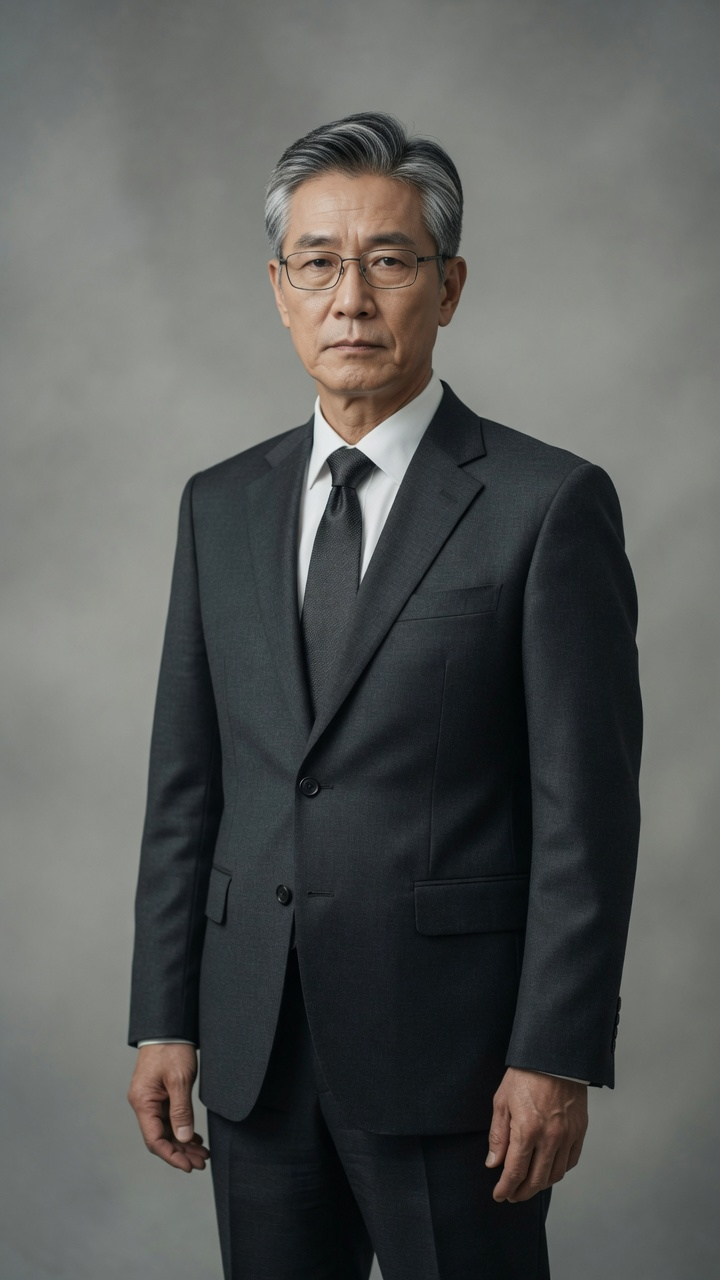
#> input picture assets/characters/clausula_hielo/attorney_oh_base.jpg, 720 x 1280 px
$ python make_contact_sheets.py ../../../../assets/characters/clausula_hielo
#> lines starting #> are read from the running program, lines starting #| are printed output that depends on the picture
#!/usr/bin/env python3
"""Create labelled JPG contact sheets and a machine-readable JSON index.

The utility is intentionally static: it does not create HTML or start a server.
Every source image is fitted inside a 9:16 thumbnail area without stretching.
"""

from __future__ import annotations

import argparse
import json
import math
import re
import sys
from pathlib import Path
from typing import Any

try:
    from PIL import Image, ImageDraw, ImageFont, ImageOps, UnidentifiedImageError
except ImportError as exc:  # pragma: no cover - depends on the host environment
    raise SystemExit(
        "Error: Pillow is required. Install it with: python -m pip install Pillow"
    ) from exc


IMAGE_EXTENSIONS = {".jpg", ".jpeg", ".png", ".webp", ".bmp", ".tif", ".tiff"}
THUMB_WIDTH = 540
THUMB_HEIGHT = 960  # Exact 9:16 frame.
LABEL_HEIGHT = 64
MARGIN = 32
GAP = 24
SHEET_PATTERN = "contact_sheet_{number:03d}.jpg"
INDEX_FILENAME = "contact_sheets_index.json"


def natural_key(path: Path) -> list[tuple[int, Any]]:
    """Return a stable natural-sort key (scene_06, scene_06a, scene_07)."""

    parts = re.split(r"(\d+)", path.name.casefold())
    return [(0, int(part)) if part.isdigit() else (1, part) for part in parts]


def find_font(size: int) -> ImageFont.ImageFont:
    """Use a readable system font when available, with a Pillow fallback."""
#> called with size = 30

    candidates = (
        Path("C:/Windows/Fonts/arial.ttf"),
        Path("C:/Windows/Fonts/segoeui.ttf"),
        Path("/usr/share/fonts/truetype/dejavu/DejaVuSans.ttf"),
        Path("/usr/share/fonts/dejavu/DejaVuSans.ttf"),
    )
    for candidate in candidates:
        if candidate.is_file():
            try:
                return ImageFont.truetype(str(candidate), size=size)
            except OSError:
                continue
    return ImageFont.load_default()


def fit_into_vertical_frame(image: Image.Image) -> tuple[Image.Image, tuple[int, int]]:
    """Fit an image into an exact 9:16 frame without cropping or distortion."""

    converted = ImageOps.exif_transpose(image).convert("RGB")
    fitted = ImageOps.contain(
        converted,
        (THUMB_WIDTH, THUMB_HEIGHT),
        method=Image.Resampling.LANCZOS,
    )
    frame = Image.new("RGB", (THUMB_WIDTH, THUMB_HEIGHT), (18, 18, 21))
    offset = (
        (THUMB_WIDTH - fitted.width) // 2,
        (THUMB_HEIGHT - fitted.height) // 2,
    )
    frame.paste(fitted, offset)
    return frame, offset


def parse_args(argv: list[str] | None = None) -> argparse.Namespace:
    parser = argparse.ArgumentParser(
        description=(
            "Create high-resolution JPG contact sheets from an image directory, "
            "plus a JSON index. Images are naturally sorted and never stretched."
        )
    )
    parser.add_argument(
        "images_dir",
        type=Path,
        help="Directory containing the source images (files are read non-recursively).",
    )
    parser.add_argument(
        "--output-dir",
        type=Path,
        default=None,
        help="Destination directory (default: <images_dir>/contact_sheets).",
    )
    parser.add_argument(
        "--columns",
        type=int,
        default=3,
        help="Number of tile columns per sheet (default: 3).",
    )
    parser.add_argument(
        "--max-per-sheet",
        type=int,
        default=12,
        help="Maximum number of images per sheet (default: 12).",
    )
    parser.add_argument(
        "--quality",
        type=int,
        default=92,
        help="JPEG quality from 1 to 100 (default: 92).",
    )
    args = parser.parse_args(argv)

    if args.columns < 1:
        parser.error("--columns must be at least 1")
    if args.max_per_sheet < 1:
        parser.error("--max-per-sheet must be at least 1")
    if args.columns > args.max_per_sheet:
        parser.error("--columns cannot exceed --max-per-sheet")
    if not 1 <= args.quality <= 100:
        parser.error("--quality must be between 1 and 100")
    return args


def list_images(images_dir: Path) -> list[Path]:
    if not images_dir.exists():
        raise ValueError(f"Images directory does not exist: {images_dir}")
    if not images_dir.is_dir():
        raise ValueError(f"Images path is not a directory: {images_dir}")

    images = sorted(
        (
            item
            for item in images_dir.iterdir()
            if item.is_file() and item.suffix.casefold() in IMAGE_EXTENSIONS
        ),
        key=natural_key,
    )
    if not images:
        supported = ", ".join(sorted(IMAGE_EXTENSIONS))
        raise ValueError(
            f"No supported images found in {images_dir}. Supported extensions: {supported}"
        )
    return images


def create_contact_sheets(
    images: list[Path],
    output_dir: Path,
    columns: int,
    max_per_sheet: int,
    quality: int,
) -> dict[str, Any]:
    output_dir.mkdir(parents=True, exist_ok=True)
    font = find_font(30)
    tile_width = THUMB_WIDTH
    tile_height = THUMB_HEIGHT + LABEL_HEIGHT
    sheet_records: list[dict[str, Any]] = []

    for sheet_offset in range(0, len(images), max_per_sheet):
        sheet_number = sheet_offset // max_per_sheet + 1
        batch = images[sheet_offset : sheet_offset + max_per_sheet]
        rows = math.ceil(len(batch) / columns)
        sheet_width = (MARGIN * 2) + (columns * tile_width) + ((columns - 1) * GAP)
        sheet_height = (MARGIN * 2) + (rows * tile_height) + ((rows - 1) * GAP)
        canvas = Image.new("RGB", (sheet_width, sheet_height), (31, 31, 36))
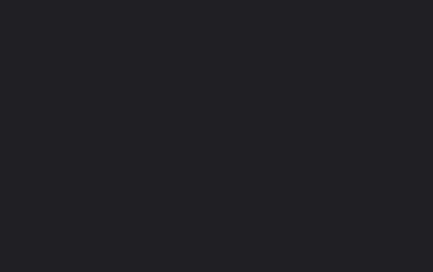
#> canvas: PIL image 1732x1088 RGB (shown at 1/4 size); mean R, G, B 31, 31, 36
        draw = ImageDraw.Draw(canvas)
        tile_records: list[dict[str, Any]] = []

        for local_index, source_path in enumerate(batch):
            row, column = divmod(local_index, columns)
            x = MARGIN + column * (tile_width + GAP)
            y = MARGIN + row * (tile_height + GAP)

            try:
                with Image.open(source_path) as source:
#> source is the input picture: PIL image 720x1280 RGB; mean R, G, B 89.1, 90.7, 89
                    original_size = [source.width, source.height]
                    frame, fitted_offset = fit_into_vertical_frame(source)
#> fitted_offset = (0, 0)
            except (OSError, UnidentifiedImageError) as exc:
                raise ValueError(f"Could not read image {source_path}: {exc}") from exc

            canvas.paste(frame, (x, y))
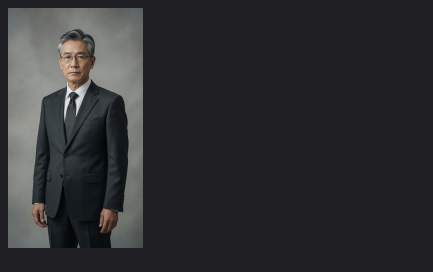
#> canvas: PIL image 1732x1088 RGB (shown at 1/4 size); mean R, G, B 47, 47.4, 50.6
            draw.rectangle(
                (x, y, x + THUMB_WIDTH - 1, y + THUMB_HEIGHT - 1),
                outline=(118, 118, 128),
                width=2,
            )
            label = source_path.name
            label_bbox = draw.textbbox((0, 0), label, font=font)
#> label_bbox = (0, 5, 322, 35)
            label_width = label_bbox[2] - label_bbox[0]
#> label_width = 322
            if label_width > THUMB_WIDTH - 16:
                # The full filename remains in JSON; shorten only the visual label.
                max_chars = max(12, int(len(label) * (THUMB_WIDTH - 16) / label_width) - 1)
                label = label[:max_chars] + "…"
                label_bbox = draw.textbbox((0, 0), label, font=font)
                label_width = label_bbox[2] - label_bbox[0]
            label_x = x + max(8, (THUMB_WIDTH - label_width) // 2)
#> label_x = 141
            label_y = y + THUMB_HEIGHT + 13
            draw.text((label_x, label_y), label, fill=(245, 245, 248), font=font)

            fitted_width = THUMB_WIDTH - 2 * fitted_offset[0]
#> fitted_width = 540
            fitted_height = THUMB_HEIGHT - 2 * fitted_offset[1]
#> fitted_height = 960
            tile_records.append(
                {
                    "tile": local_index + 1,
                    "global_index": sheet_offset + local_index + 1,
                    "row": row + 1,
                    "column": column + 1,
                    "label": source_path.name,
                    "source": str(source_path.resolve()),
                    "original_size": original_size,
                    "tile_bounds": [x, y, THUMB_WIDTH, tile_height],
                    "thumbnail_frame_bounds": [x, y, THUMB_WIDTH, THUMB_HEIGHT],
                    "fitted_image_bounds": [
                        x + fitted_offset[0],
                        y + fitted_offset[1],
                        fitted_width,
                        fitted_height,
                    ],
                }
            )

        sheet_filename = SHEET_PATTERN.format(number=sheet_number)
#> sheet_filename = 'contact_sheet_001.jpg'
        sheet_path = output_dir / sheet_filename
        canvas.save(sheet_path, "JPEG", quality=quality, subsampling=0, optimize=True)
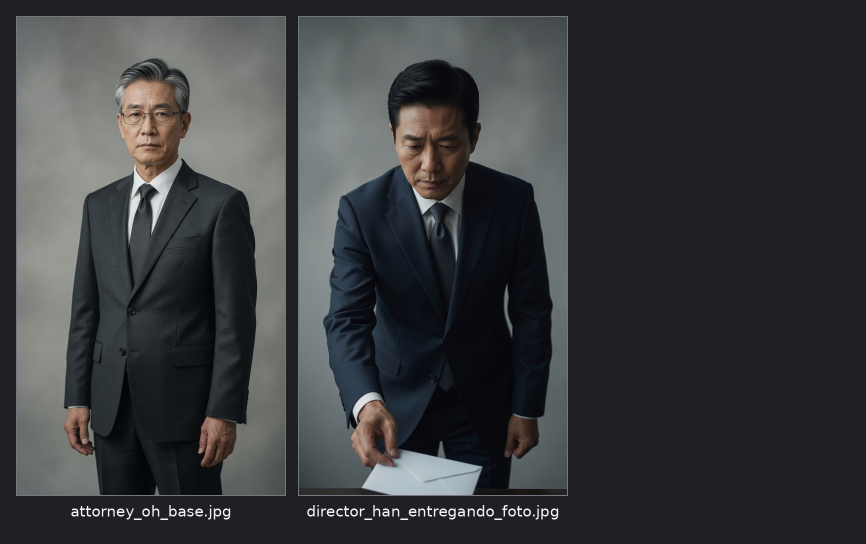
#> saved as contact_sheet_001.jpg: PIL image 1732x1088 RGB (shown at 1/2 size); mean R, G, B 57.5, 59.1, 61.7
        sheet_records.append(
            {
                "sheet": sheet_number,
                "file": sheet_filename,
                "path": str(sheet_path.resolve()),
                "dimensions": [sheet_width, sheet_height],
                "rows": rows,
                "columns": columns,
                "tile_count": len(batch),
                "tiles": tile_records,
            }
        )

    index: dict[str, Any] = {
        "version": 1,
        "source_directory": str(images[0].parent.resolve()),
        "output_directory": str(output_dir.resolve()),
        "image_count": len(images),
        "sheet_count": len(sheet_records),
        "settings": {
            "columns": columns,
            "max_per_sheet": max_per_sheet,
            "thumbnail_frame": [THUMB_WIDTH, THUMB_HEIGHT],
            "thumbnail_aspect_ratio": "9:16",
            "fit_mode": "contain_no_crop_no_distortion",
            "jpeg_quality": quality,
        },
        "sheets": sheet_records,
    }
    index_path = output_dir / INDEX_FILENAME
    index_path.write_text(json.dumps(index, ensure_ascii=False, indent=2) + "\n", encoding="utf-8")
    return index


def main(argv: list[str] | None = None) -> int:
    args = parse_args(argv)
    try:
        images_dir = args.images_dir.expanduser().resolve()
        output_dir = (
            args.output_dir.expanduser().resolve()
            if args.output_dir is not None
            else images_dir / "contact_sheets"
        )
        images = list_images(images_dir)
        index = create_contact_sheets(
            images=images,
            output_dir=output_dir,
            columns=args.columns,
            max_per_sheet=args.max_per_sheet,
            quality=args.quality,
        )
    except (OSError, ValueError) as exc:
        print(f"Error: {exc}", file=sys.stderr)
        return 1

    print(
        f"Created {index['sheet_count']} contact sheet(s) for "
        f"{index['image_count']} image(s) in: {index['output_directory']}"
    )
    print(f"JSON index: {Path(index['output_directory']) / INDEX_FILENAME}")
    for sheet in index["sheets"]:
        width, height = sheet["dimensions"]
        print(f"  {sheet['file']}: {width}x{height}, {sheet['tile_count']} tile(s)")
    return 0


if __name__ == "__main__":
    raise SystemExit(main())
#> (the program exits here)

$ run again, on assets/characters/clausula_hielo/chairman_jang_arrodillado_siwoo.jpg
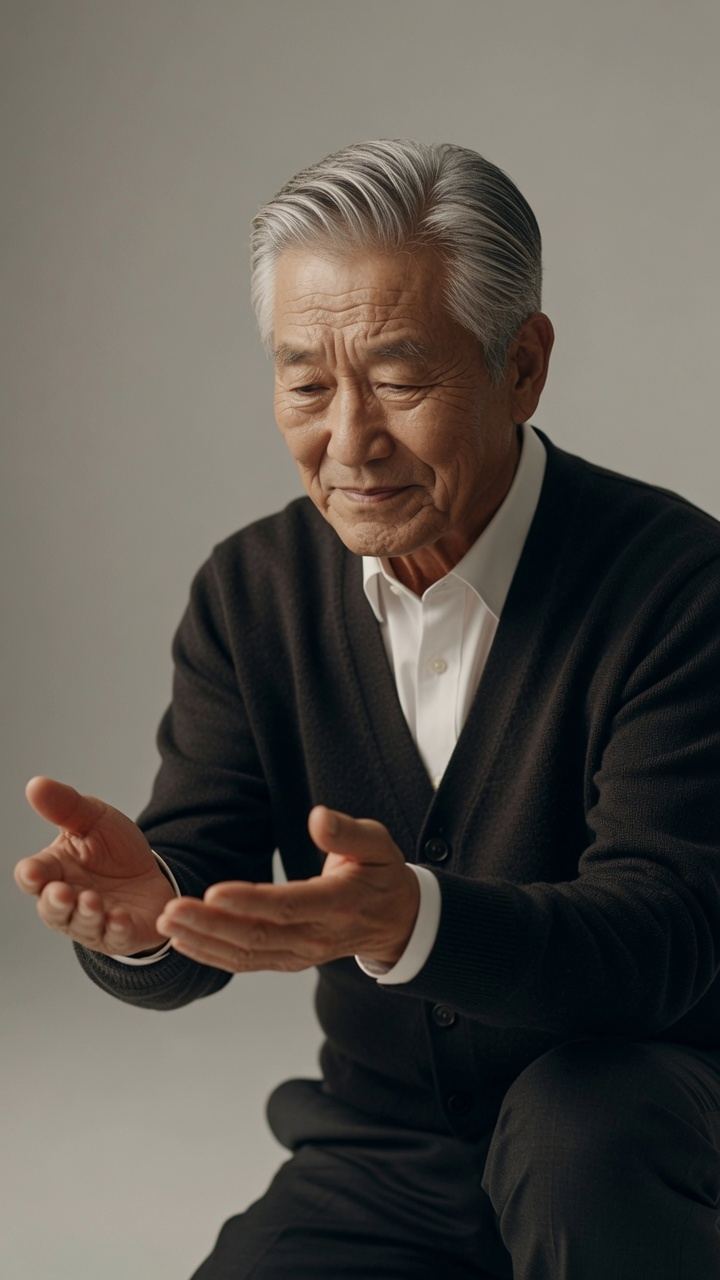
#> input picture assets/characters/clausula_hielo/chairman_jang_arrodillado_siwoo.jpg, 720 x 1280 px
#> in create_contact_sheets, source is the input picture: PIL image 720x1280 RGB; mean R, G, B 91.4, 86.1, 79.2
#> fitted_offset = (0, 0)
#> in create_contact_sheets, `canvas.paste(frame, (x, y))`:
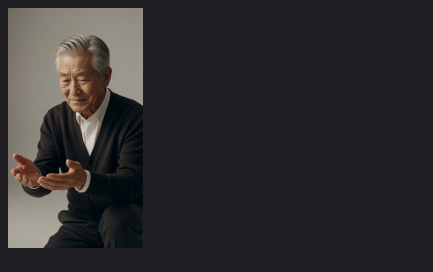
#> canvas: PIL image 1732x1088 RGB (shown at 1/4 size); mean R, G, B 47.6, 46.2, 47.9
#> in create_contact_sheets, `label_bbox = draw.textbbox((0, 0), label, font=font)`: label_bbox = (0, 5, 551, 35)
#> in create_contact_sheets, `label_width = label_bbox[2] - label_bbox[0]`: label_width = 551
#> max_chars = 32
#> label = 'chairman_jang_arrodillado_siwoo.…'
#> in create_contact_sheets, `label_bbox = draw.textbbox((0, 0), label, font=font)`: label_bbox = (0, 5, 535, 35)
#> in create_contact_sheets, `label_width = label_bbox[2] - label_bbox[0]`: label_width = 535
#> label_x = 40
#> fitted_width = 540
#> fitted_height = 960
#> in create_contact_sheets, `canvas.save(sheet_path, "JPEG", quality=quality, subsampling=0, optimi..`:
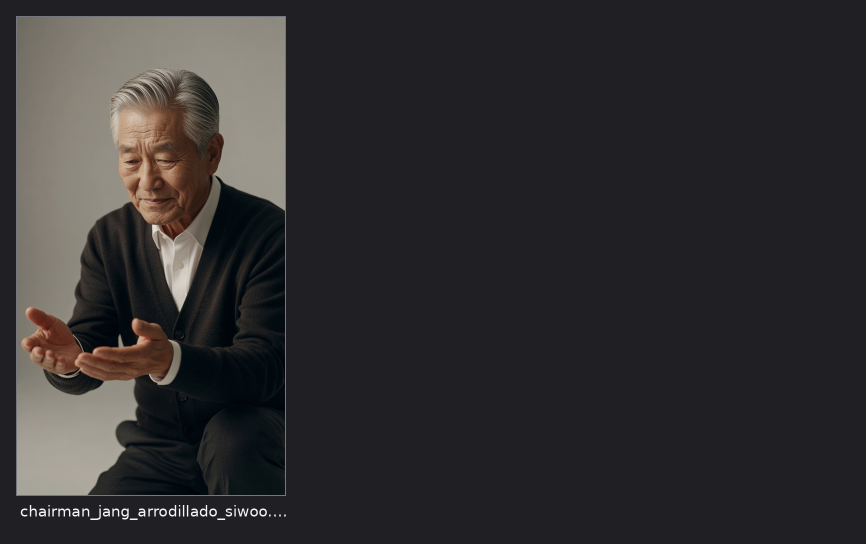
#> saved as contact_sheet_001.jpg: PIL image 1732x1088 RGB (shown at 1/2 size); mean R, G, B 48, 46.6, 48.4
#> index = 7 items
#| Created 1 contact sheet(s) for 1 image(s) in: assets/characters/clausula_hielo/contact_sheets
#| JSON index: assets/characters/clausula_hielo/contact_sheets/contact_sheets_index.json
#> the loop in main, `for sheet in index["sheets"]:` made 1 pass
#> (width, height) on pass 1: (1732, 1088)
#> (printed output is left out)

$ run again, on assets/characters/clausula_hielo/chairman_jang_base.jpg
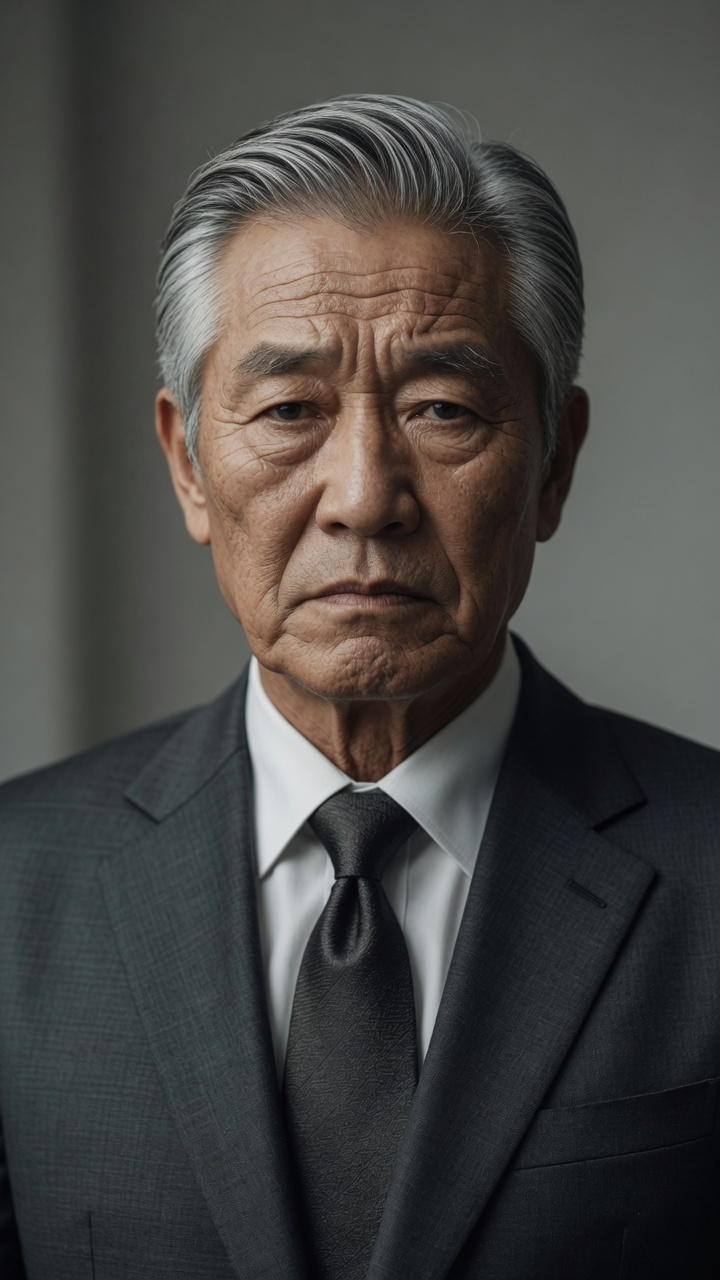
#> input picture assets/characters/clausula_hielo/chairman_jang_base.jpg, 720 x 1280 px
#> in create_contact_sheets, source is the input picture: PIL image 720x1280 RGB; mean R, G, B 72.2, 70.7, 68.3
#> fitted_offset = (0, 0)
#> in create_contact_sheets, `canvas.paste(frame, (x, y))`:
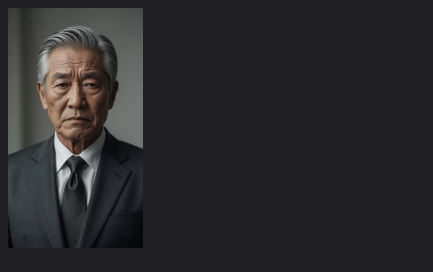
#> canvas: PIL image 1732x1088 RGB (shown at 1/4 size); mean R, G, B 42.3, 41.9, 44.9
#> label_bbox = (0, 5, 363, 35)
#> label_width = 363
#> label_x = 120
#> fitted_width = 540
#> fitted_height = 960
#> in create_contact_sheets, `canvas.save(sheet_path, "JPEG", quality=quality, subsampling=0, optimi..`:
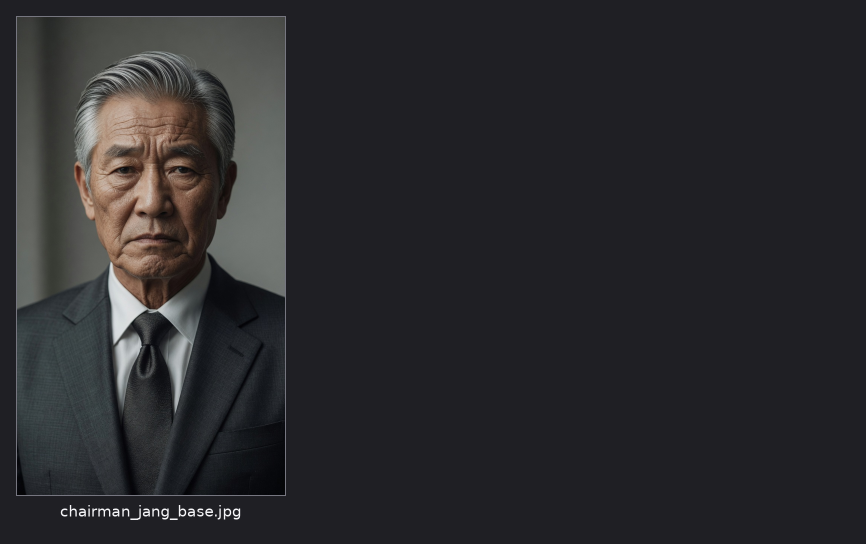
#> saved as contact_sheet_001.jpg: PIL image 1732x1088 RGB (shown at 1/2 size); mean R, G, B 42.8, 42.4, 45.4
#> index = 7 items
#| Created 1 contact sheet(s) for 1 image(s) in: assets/characters/clausula_hielo/contact_sheets
#| JSON index: assets/characters/clausula_hielo/contact_sheets/contact_sheets_index.json
#> the loop in main, `for sheet in index["sheets"]:` made 1 pass
#> (width, height) on pass 1: (1732, 1088)
#> (printed output is left out)
